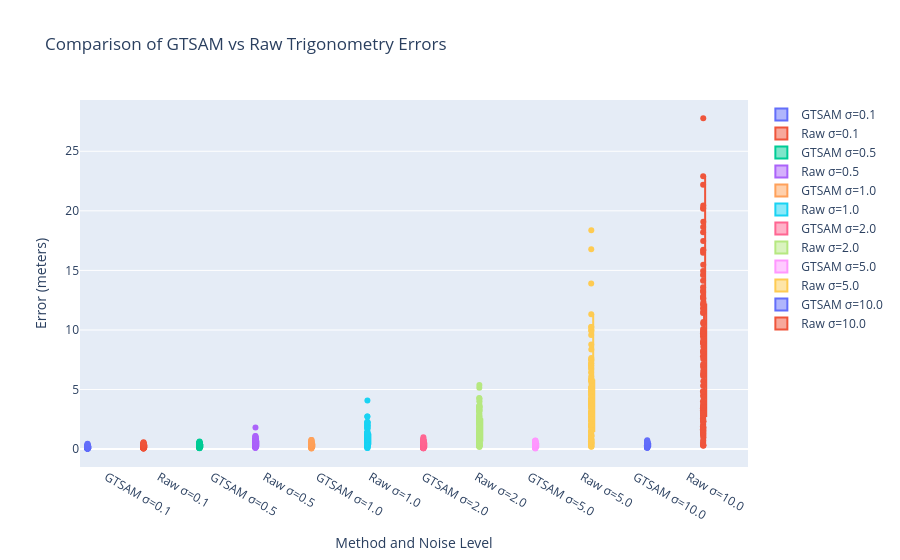

Notebook cell for this chart:
### Code cell
# Plotting
fig = go.Figure()

for noise in noise_levels:
    fig.add_trace(go.Box(
        y=gtsam_errors[noise],
        name=f'GTSAM σ={noise}',
        boxpoints='all',
        jitter=0.3,
        pointpos=-1.8
    ))
    fig.add_trace(go.Box(
        y=raw_errors[noise],
        name=f'Raw σ={noise}',
        boxpoints='all',
        jitter=0.3,
        pointpos=-1.8
    ))

fig.update_layout(
    title='Comparison of GTSAM vs Raw Trigonometry Errors',
    yaxis_title='Error (meters)',
    xaxis_title='Method and Noise Level',
    boxmode='group'
)

fig.show()
